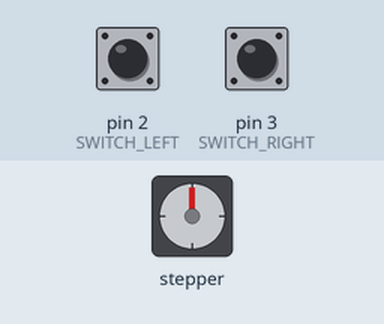
Simulated run of this sketch. Board: Arduino Uno, built with avr-gcc and run on an emulated ATmega328P. Parts: stepper motor. The inputs (shaded band) are chosen by the test bench; at power-on: pin 2 (SWITCH_LEFT) HIGH, pin 3 (SWITCH_RIGHT) HIGH. Stepper angles assume 2048 steps per turn.

Above: at 1.2 s.
1.3 s: pin 2 (SWITCH_LEFT) pulled LOW for 1 s
At 3.0 s:
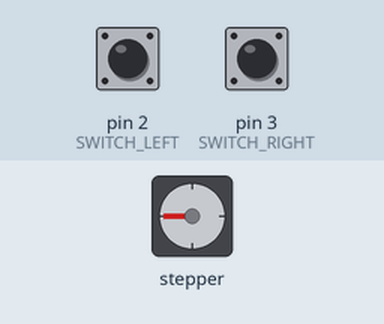
3.8 s: pin 3 (SWITCH_RIGHT) pulled LOW for 3.2 s
At 8.1 s:
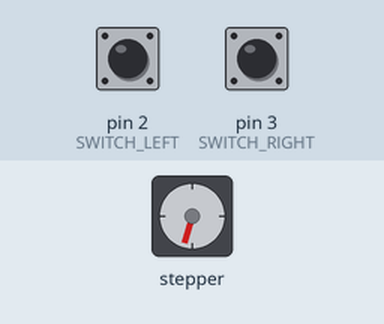
8.5 s: pin 3 (SWITCH_RIGHT) pulled LOW for 0.15 s
At 8.9 s:
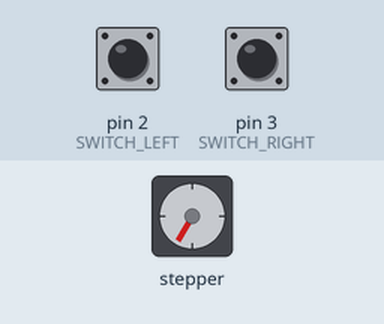
10.1 s: pin 2 (SWITCH_LEFT) pulled LOW for 3.2 s
At 14.1 s:
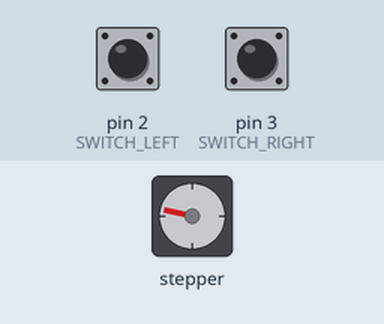
14.8 s: pin 2 (SWITCH_LEFT) pulled LOW for 1 s
At 15.27 s:
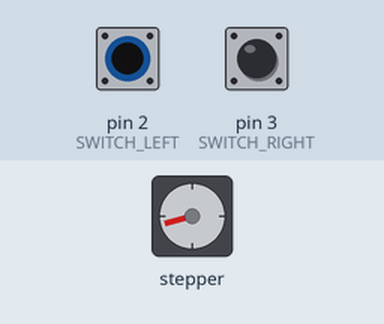
Timing chart, 0 to 17.8 s (numbered marks = the images above; inputs shaded):
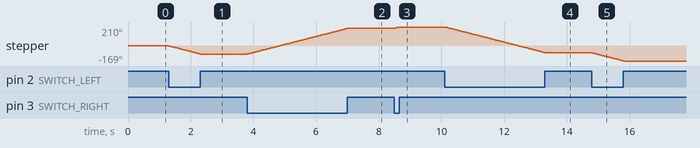

The sketch:

zipper_v2.ino
```cpp
//code for the stepper motor to be used with a slider (DPDT 3-position mech slider specifically)
#include <Stepper.h>

#define STEPS_PER_REV 2048
#define SWITCH_LEFT   2   // when in left pos, low
#define SWITCH_RIGHT  3   // when in right pos, low

// motor to pins 10, 8, 9, 7
Stepper stepper(STEPS_PER_REV, 10, 8, 9, 7);

const int STEP_SIZE = STEPS_PER_REV / 100;

void setup() {
  pinMode(SWITCH_LEFT, INPUT_PULLUP);
  pinMode(SWITCH_RIGHT, INPUT_PULLUP);

  stepper.setSpeed(15); // rpm
}

void loop() {
  bool isLeft  = digitalRead(SWITCH_LEFT)  == LOW;
  bool isRight = digitalRead(SWITCH_RIGHT) == LOW;

  if (isLeft && !isRight) {
    stepper.step(-STEP_SIZE); // ccw when left
  }
  else if (isRight && !isLeft) {
    stepper.step(STEP_SIZE);  // cw when right
  }
  else {
    delay(5); // mid nothing
  }
}
```

Measured:
- after the input at 1.3 s, stepper: turns 92° counter-clockwise in 1.0 s, starting at once
- after the input at 3.8 s, stepper: turns 288° clockwise in 3.2 s, starting at once
- after the input at 8.5 s, stepper: turns 14° clockwise in 0.14 s, starting at once
- after the input at 10.1 s, stepper: turns 288° counter-clockwise in 3.2 s, starting at once
- after the input at 14.8 s, stepper: turns 91° counter-clockwise in 1.0 s, starting at once
